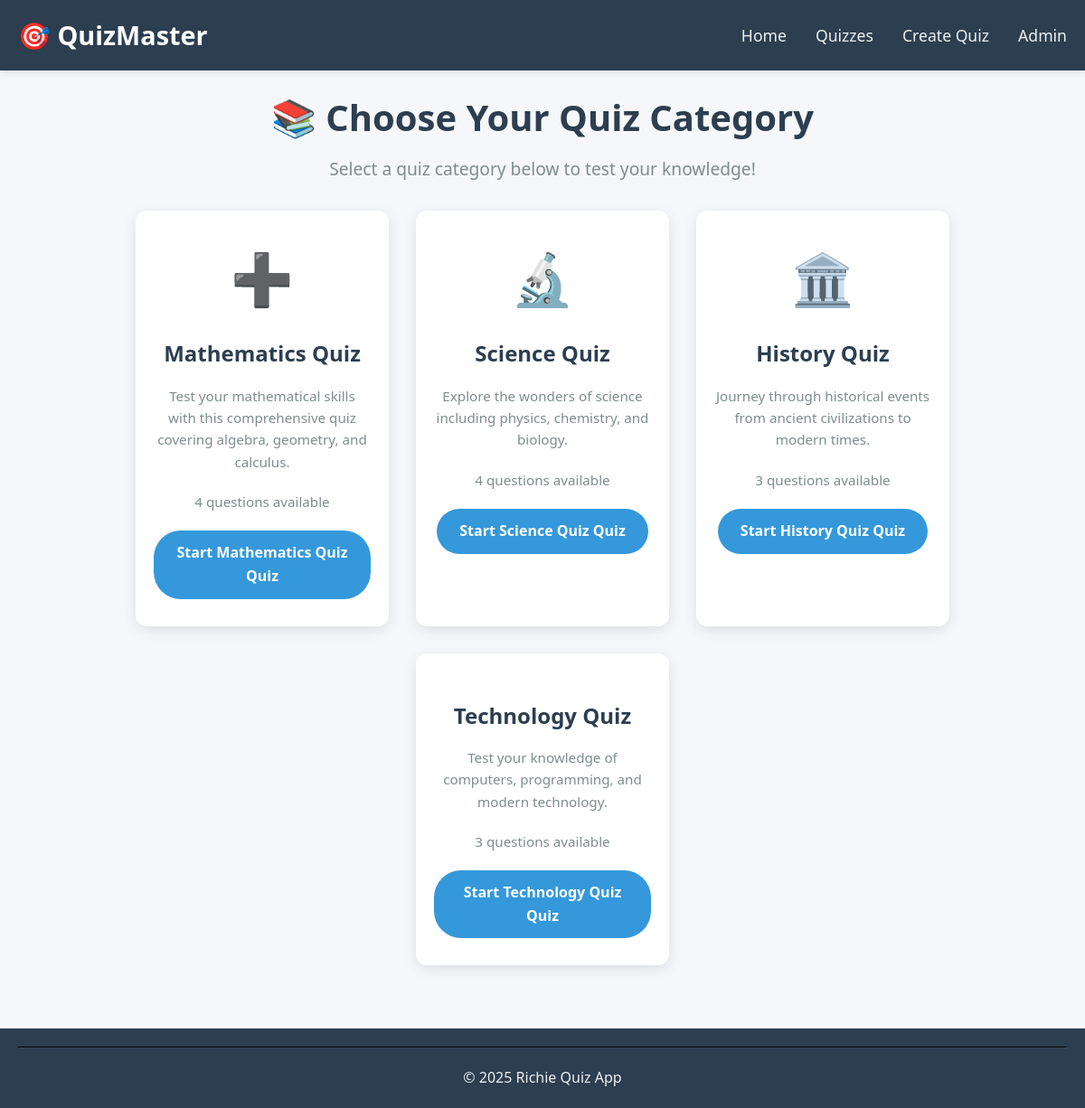
The app's page /start-quiz/ with its own data.
### quiz/models.py (models this page shows, shortened)
class Quiz(models.Model):
    QUIZ_TYPES = [
        ('MATH', 'Math'),
        ('SCI', 'Science'),
        ('HIST', 'History'),
        ('TECH', 'Technology'),
    ]
    name = models.CharField(max_length=100)
    description = models.TextField(blank=True)
    quiz_type = models.CharField(
        max_length=10,
        choices=QUIZ_TYPES,
        default='MATH'
    )
    slug = models.SlugField(unique=True, blank=True)
    created_at = models.DateTimeField(auto_now_add=True)
    updated_at = models.DateTimeField(auto_now=True)

### quiz/views.py (the view)
# urls.py: path('start-quiz/', views.start_quiz, name='start-quiz'),
def start_quiz(request):
    quizzes = Quiz.objects.all()
    quiz_data = []
    for quiz in quizzes:
        count = quiz.questions.count()
        if count > 0:  # Only show quizzes that have questions
            quiz_data.append({
                'id': quiz.id,
                'name': quiz.name,
                'description': quiz.description,
                'quiz_type': quiz.quiz_type,
                'slug': quiz.slug,
                'count': count
            })
    return render(request, 'quiz/start-quiz.html', {'quiz_data': quiz_data})

### quiz/templates/quiz/start-quiz.html (shortened to what this page needs)
{% extends 'base.html' %}
{% load static %}
{% block content %}
<div class="quiz-selection-container">
  <h1>📚 Choose Your Quiz Category</h1>
  <p>Select a quiz category below to test your knowledge!</p>
  <div class="quiz-thumbnails">
    {% for quiz in quiz_data %}
    <div class="quiz-thumbnail">
      <div class="quiz-icon">
        {% if quiz.quiz_type == 'MATH' %}
        ➕
        {% elif quiz.quiz_type == 'SCI' %}
        🔬
        {% elif quiz.quiz_type == 'HIST' %}
        🏛️
        {% endif %}
      </div>
      <h3>{{ quiz.name }}</h3>
      <p>{{ quiz.description }}</p>
      <p>{{ quiz.count }} questions available</p>
      <a href="{% url 'quiz:quiz-detail' quiz.slug %}" class="btn-quiz-select">Start {{ quiz.name }} Quiz</a>
    </div>
    {% empty %}
    <p>No quizzes available at the moment. Please check back later!</p>
    {% endfor %}
  </div>
</div>
{% endblock %}

### static/css/style.css (style rules this page uses)
* { margin: 0; padding: 0; box-sizing: border-box; }
body { font-family: 'Segoe UI', Tahoma, Geneva, Verdana, sans-serif; background-color: #f5f7fa; color: #333; line-height: 1.6; }
.quiz-selection-container { text-align: center; padding: 20px; max-width: 1200px; margin: 0 auto; }
.quiz-selection-container h1 { color: #2c3e50; margin-bottom: 10px; font-size: 2.5rem; }
.quiz-selection-container p { color: #7f8c8d; margin-bottom: 30px; font-size: 1.2rem; }
.quiz-thumbnails { display: flex; justify-content: center; flex-wrap: wrap; gap: 30px; margin-top: 20px; }
.quiz-thumbnail { background: white; border-radius: 12px; box-shadow: 0 4px 15px rgba(0, 0, 0, 0.1); padding: 30px 20px; width: 280px; text-align: center; transition: all 0.3s; }
.quiz-icon { font-size: 3.5em; margin-bottom: 20px; }
.quiz-thumbnail h3 { color: #2c3e50; margin-bottom: 15px; font-size: 1.5rem; }
.quiz-thumbnail p { color: #7f8c8d; margin-bottom: 20px; font-size: 0.95em; }
.btn-quiz-select { padding: 12px 25px; background-color: #3498db; color: white; text-decoration: none; border-radius: 30px; font-weight: bold; transition: all 0.3s; display: inline-block; font-size: 1rem; }

### records on screen
Quiz: quiz_type "MATH" (drawn), name "Mathematics Quiz", description "Test your mathematical skills with this comprehensive quiz covering algebra, geometry, and calculus.", name "Mathematics Quiz"
Quiz: quiz_type "SCI" (drawn), name "Science Quiz", description "Explore the wonders of science including physics, chemistry, and biology.", name "Science Quiz"
Quiz: quiz_type "HIST" (drawn), name "History Quiz", description "Journey through historical events from ancient civilizations to modern times.", name "History Quiz"
Quiz: name "Technology Quiz", description "Test your knowledge of computers, programming, and modern technology.", name "Technology Quiz"

### other values on screen
{{ quiz.count }} "4" "4" "3" "3"
